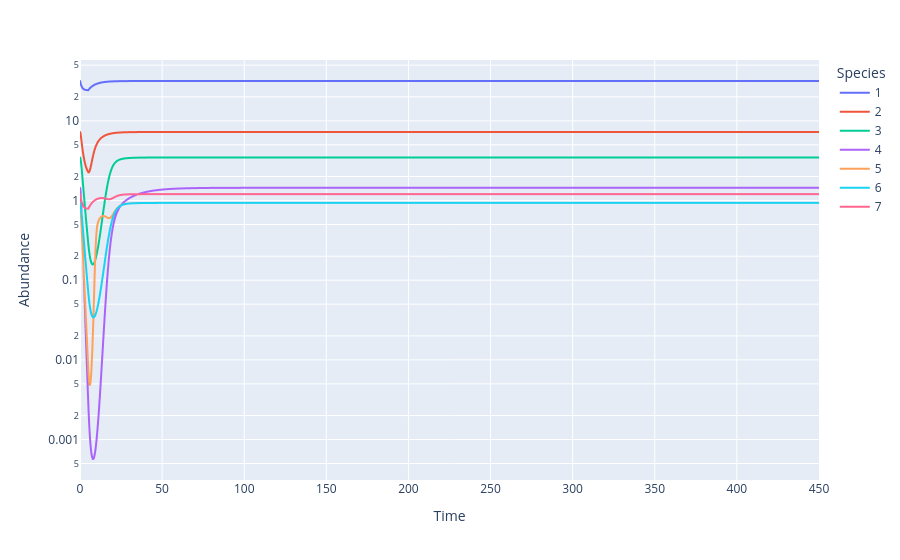

Notebook code cell kept with this figure:
### Code cell
# px.line(df_trajectories, x='Time', y='Species.1')
fig = px.line(
    df_trajectories_pl, x='Time', y='Abundance', color='Species'
)
fig.update_layout(yaxis_type='log')

### Figure 1 — Plotly figure (JSON) as saved in the notebook; plotly's stock layout.template omitted (floating-point values rounded to 4 significant figures; data arrays with more than 128 entries replaced by an {"elided": "..."} marker saying what was removed)
{"data": [{"hovertemplate": "Species=1<br>Time=%{x}<br>Abundance=%{y}<extra></extra>", "legendgroup": "1", "line": {"color": "#636efa", "dash": "solid"}, "marker": {"symbol": "circle"}, "mode": "lines", "name": "1", "showlegend": true, "type": "scattergl", "x": {"elided": "4501 float values"}, "xaxis": "x", "y": {"elided": "4501 float values"}, "yaxis": "y"}, {"hovertemplate": "Species=2<br>Time=%{x}<br>Abundance=%{y}<extra></extra>", "legendgroup": "2", "line": {"color": "#EF553B", "dash": "solid"}, "marker": {"symbol": "circle"}, "mode": "lines", "name": "2", "showlegend": true, "type": "scattergl", "x": {"elided": "4501 float values"}, "xaxis": "x", "y": {"elided": "4501 float values"}, "yaxis": "y"}, {"hovertemplate": "Species=3<br>Time=%{x}<br>Abundance=%{y}<extra></extra>", "legendgroup": "3", "line": {"color": "#00cc96", "dash": "solid"}, "marker": {"symbol": "circle"}, "mode": "lines", "name": "3", "showlegend": true, "type": "scattergl", "x": {"elided": "4501 float values"}, "xaxis": "x", "y": {"elided": "4501 float values"}, "yaxis": "y"}, {"hovertemplate": "Species=4<br>Time=%{x}<br>Abundance=%{y}<extra></extra>", "legendgroup": "4", "line": {"color": "#ab63fa", "dash": "solid"}, "marker": {"symbol": "circle"}, "mode": "lines", "name": "4", "showlegend": true, "type": "scattergl", "x": {"elided": "4501 float values"}, "xaxis": "x", "y": {"elided": "4501 float values"}, "yaxis": "y"}, {"hovertemplate": "Species=5<br>Time=%{x}<br>Abundance=%{y}<extra></extra>", "legendgroup": "5", "line": {"color": "#FFA15A", "dash": "solid"}, "marker": {"symbol": "circle"}, "mode": "lines", "name": "5", "showlegend": true, "type": "scattergl", "x": {"elided": "4501 float values"}, "xaxis": "x", "y": {"elided": "4501 float values"}, "yaxis": "y"}, {"hovertemplate": "Species=6<br>Time=%{x}<br>Abundance=%{y}<extra></extra>", "legendgroup": "6", "line": {"color": "#19d3f3", "dash": "solid"}, "marker": {"symbol": "circle"}, "mode": "lines", "name": "6", "showlegend": true, "type": "scattergl", "x": {"elided": "4501 float values"}, "xaxis": "x", "y": {"elided": "4501 float values"}, "yaxis": "y"}, {"hovertemplate": "Species=7<br>Time=%{x}<br>Abundance=%{y}<extra></extra>", "legendgroup": "7", "line": {"color": "#FF6692", "dash": "solid"}, "marker": {"symbol": "circle"}, "mode": "lines", "name": "7", "showlegend": true, "type": "scattergl", "x": {"elided": "4501 float values"}, "xaxis": "x", "y": {"elided": "4501 float values"}, "yaxis": "y"}], "layout": {"legend": {"title": {"text": "Species"}, "tracegroupgap": 0}, "margin": {"t": 60}, "xaxis": {"anchor": "y", "domain": [0, 1], "title": {"text": "Time"}}, "yaxis": {"anchor": "x", "domain": [0, 1], "title": {"text": "Abundance"}, "type": "log"}}}
